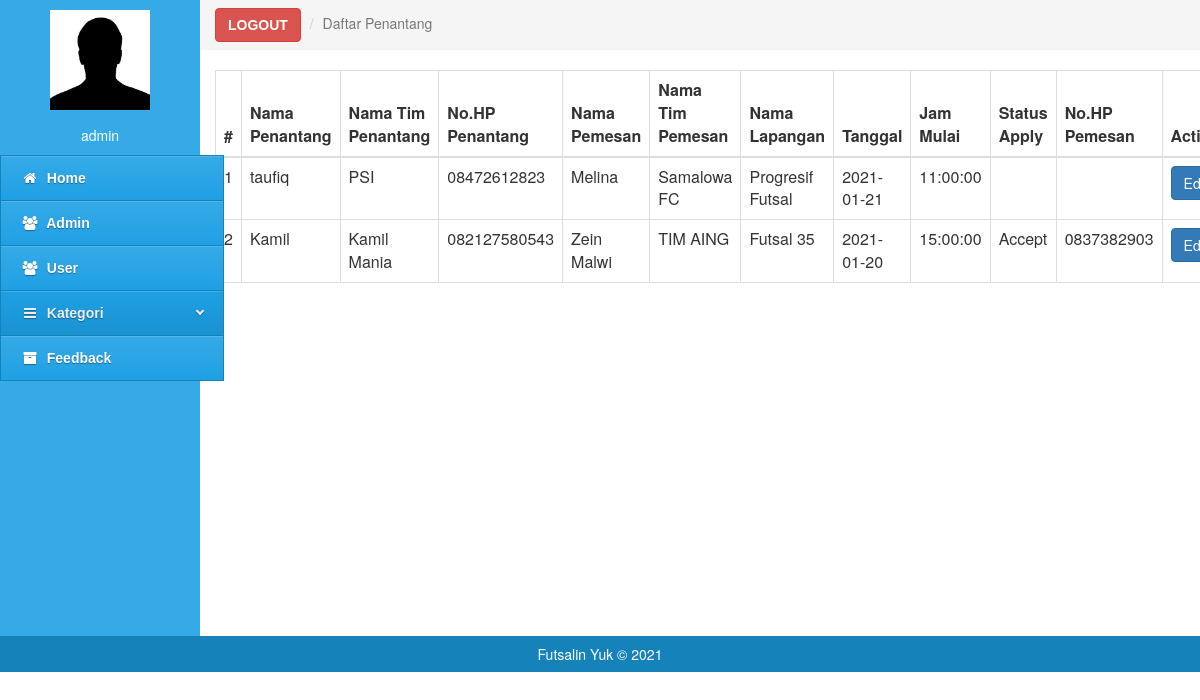
Page /admin-tool/daftarpenantang.php (signed in) on the committed database.
### tables this page shows
CREATE TABLE `penantang` (
  `id` int(11) NOT NULL,
  `user_id` int(100) NOT NULL,
  `nama_pemesan` varchar(200) NOT NULL,
  `nama_tim` varchar(200) NOT NULL,
  `nama_lapangan` varchar(200) NOT NULL,
  `tanggal` date DEFAULT NULL,
  `jam_mulai` time DEFAULT NULL,
  `jam_berakhir` time DEFAULT NULL,
  `biaya` int(11) NOT NULL,
  `nama_penantang` varchar(200) NOT NULL,
  `nama_tim_penantang` varchar(200) NOT NULL,
  `no_penantang` varchar(200) NOT NULL,
  `alamat_penantang` varchar(255) NOT NULL,
  `status_apply` varchar(100) NOT NULL,
  `no_pemesan` varchar(100) NOT NULL
);

### admin-tool/daftarpenantang.php (the view, shortened to what this page needs)
<?php
include '../config/connection.php';
$query = mysqli_query($conn, "SELECT * FROM penantang");
?>
<!doctype>
<html lang='ind'>
<head>
   <link rel="stylesheet" href="../assets/css/styles-menu-admin.css">
   <link rel="stylesheet" href="../assets/css/bootstrap.min.css">
   <link rel="stylesheet" href="../assets/css/font-awesome.min.css">
</head>
<body>
   <div class="col-md-2 colmenu" style="padding:0;">
      <div class="col-md-12" style="padding:10px;"><center><img src="../assets/img/profil.jpg" alt="" height="100px" width="100px"></center></div>
      <div class="col-md-12" style="padding:5px;padding-bottom:10px;color:#fff;"><center><?= $_SESSION["nama"] ?></center></div>
      <div id='cssmenu'>
<ul>
   <li><a href='home.php'><i class="fa fa-home fa-fw"></i>&nbsp; Home</a></li>
   <li><a href='admin.php'><i class="fa fa-users fa-fw"></i>&nbsp; Admin</a></li>
   <li><a href='user.php'><i class="fa fa-users fa-fw"></i>&nbsp; User</a></li>
   <li class='active has-sub'><a href='#'><i class="fa fa-bars fa-fw"></i>&nbsp; Kategori</a>
   </li>
   <li><a href='daftar_feedback.php'><i class="fa fa-archive fa-fw"></i>&nbsp; Feedback</a></li>
</div>
   </div>
    <div class="col-md-10" style="padding:0px">
      <ol class="breadcrumb" style="margin:0;border-radius:0;">
      <li> <a class="btn btn-danger my-2 my-sm-0 text-light"  style="font-family: Arial; font-weight: bold;"   href="../Login/logout.php">LOGOUT</a> </li>
          <li class="active">Daftar Penantang</li>
      </ol>
   </div>
   <div class="col-md-10" style="margin-top: 0px;">
					<br>
					<table class="table table-bordered mt-3">
						<thead class="thead-dark">
							<tr>
								<th width="5%">#</th>
								<th>Nama Penantang</th>
								<th>Nama Tim Penantang</th>
                        <th>No.HP Penantang</th>
                        <th>Nama Pemesan</th>
                        <th>Nama Tim Pemesan</th>
								<th>Nama Lapangan</th>
                        <th>Tanggal</th>
                        <th>Jam Mulai</th>
                        <th>Status Apply</th>
                        <th>No.HP Pemesan</th>
								<th width="13%">Action</th>
							</tr>
						</thead>
						<tbody>
							<?php $no = 0 ?>
							<?php while($data = mysqli_fetch_array($query)){ ?>
								<tr>
									<td><?php echo $no + 1; ?></td>
									<td><?php echo $data['nama_penantang'] ?></td>
									<td><?php echo $data['nama_tim_penantang'] ?></td>
                           <td><?php echo $data['no_penantang'] ?></td>
                           <td><?php echo $data['nama_pemesan'] ?></td>
                           <td><?php echo $data['nama_tim'] ?></td>
                           <td><?php echo $data['nama_lapangan'] ?></td>
                           <td><?php echo $data['tanggal'] ?></td>
                           <td><?php echo $data['jam_mulai'] ?></td>
                           <td><?php echo $data['status_apply'] ?></td>
                           <td><?php echo $data['no_pemesan'] ?></td>
									<td>
										<a href="editpenantang.php?id=<?php echo $data['id']; ?>" class="btn btn-primary">Edit</a>
									</td>
									<?php $no++; ?>
								</tr>
							<?php } ?>
						</tbody>
					</table>
			</div>
   <div class="col-md-12" style="background:#1682ba;padding:8px;color:#fff;"><center>Futsalin Yuk</a> &copy 2021</center></div>
</body>
<html>

### assets/css/styles-menu-admin.css (style rules this page uses)
#cssmenu, #cssmenu ul, #cssmenu ul li, #cssmenu ul li a { margin: 0; padding: 0; border: 0; list-style: none; line-height: 1; display: block; position: relative; -webkit-box-sizing: border-box; -moz-box-sizing: border-box; box-sizing: border-box; }
#cssmenu { width: 224px; font-family: Helvetica, Arial, sans-serif; color: #ffffff; float: left; }
#cssmenu > ul > li > a { padding: 15px 20px; border-left: 1px solid #1682ba; border-right: 1px solid #1682ba; border-top: 1px solid #1682ba; cursor: pointer; z-index: 2; font-size: 14px; font-weight: bold; text-decoration: none; color: #ffffff; text-shadow: 0 1px 1px rgba(0, 0, 0, 0.35); background: #36aae7; background: -webkit-linear-gradient(#36aae7, #1fa0e4); background: -moz-linear-gradient(#36aae7, #1fa0e4); background: -o-linear-gradient(#36aae7, #1fa0e4); background: -ms-linear-gradient(#36aae7, #1fa0e4); background: linear-gradient(#36aae7, #1fa0e4); box-shadow: inset 0 1px 0 rgba(255, 255, 255, 0.15); }
#cssmenu > ul > li > a:hover, #cssmenu > ul > li.active > a, #cssmenu > ul > li.open > a { color: #eeeeee; background: #1fa0e4; background: -webkit-linear-gradient(#1fa0e4, #1992d1); background: -moz-linear-gradient(#1fa0e4, #1992d1); background: -o-linear-gradient(#1fa0e4, #1992d1); background: -ms-linear-gradient(#1fa0e4, #1992d1); background: linear-gradient(#1fa0e4, #1992d1); }
#cssmenu > ul > li:last-child > a, #cssmenu > ul > li.last > a { border-bottom: 1px solid #1682ba; }
.colmenu { background:#36aae7;padding:0; height:636px; }

### rows in the picture
penantang: nama_penantang "taufiq", nama_tim_penantang "PSI", no_penantang "08472612823", nama_pemesan "Melina", nama_tim "Samalowa FC", nama_lapangan "Progresif Futsal", tanggal "2021-01-21", jam_mulai "11:00:00"
penantang: nama_penantang "Kamil", nama_tim_penantang "Kamil Mania", no_penantang "082127580543", nama_pemesan "Zein Malwi", nama_tim "TIM AING", nama_lapangan "Futsal 35", tanggal "2021-01-20", jam_mulai "15:00:00", status_apply "Accept", no_pemesan "0837382903"

### other values in the picture
$_SESSION["nama"] "admin"
